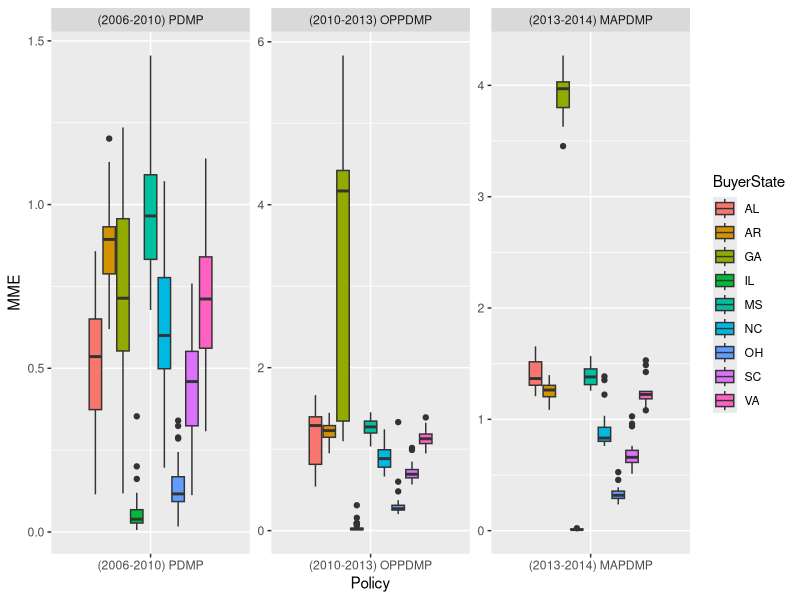

R code for this plot:
setwd("G:/.shortcut-targets-by-id/1iHpLOWfFozx8SgSm4MvDaqRCiaVdu3b8/Project - Opioid 3/Code/MME Per Population TN, GA, AL")
library(readxl)
library(ggplot2)
data <- read_excel("MMEState Population by Date and Buyer State.xlsx", sheet = "MMEState Population by Date and")
attach(data)

data = data[BuyerState %in% c("AL", "AR","GA","IL", "MS","NC","OH", "SC","VA"),]



p2 <- ggplot(data, aes(x=Policy, y=MME, fill=BuyerState)) + 
  geom_boxplot() +
  facet_wrap(~Policy, scale="free")
p2

